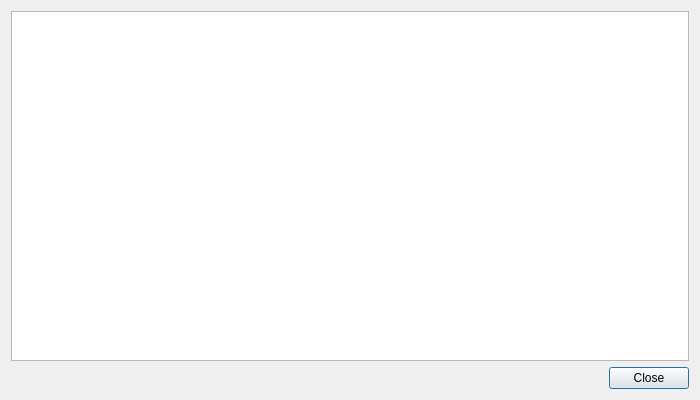
<?xml version="1.0" encoding="UTF-8"?>
<ui version="4.0">
 <class>DialogPapers</class>
 <widget class="QDialog" name="DialogPapers">
  <property name="geometry">
   <rect>
    <x>0</x>
    <y>0</y>
    <width>700</width>
    <height>400</height>
   </rect>
  </property>
  <property name="windowTitle">
   <string>Joint papers</string>
  </property>
  <layout class="QVBoxLayout" name="verticalLayout">
   <item>
    <widget class="QTableWidget" name="tblPapers">
     <property name="editTriggers">
      <set>QAbstractItemView::NoEditTriggers</set>
     </property>
     <property name="selectionMode">
      <enum>QAbstractItemView::SingleSelection</enum>
     </property>
     <property name="selectionBehavior">
      <enum>QAbstractItemView::SelectRows</enum>
     </property>
    </widget>
   </item>
   <item>
    <widget class="QDialogButtonBox" name="buttonBox">
     <property name="standardButtons">
      <set>QDialogButtonBox::Close</set>
     </property>
    </widget>
   </item>
  </layout>
 </widget>
 <resources/>
 <connections>
  <connection>
   <sender>buttonBox</sender>
   <signal>rejected()</signal>
   <receiver>DialogPapers</receiver>
   <slot>reject()</slot>
   <hints>
    <hint type="sourcelabel">
     <x>349</x>
     <y>377</y>
    </hint>
    <hint type="destinationlabel">
     <x>349</x>
     <y>199</y>
    </hint>
   </hints>
  </connection>
 </connections>
</ui>
